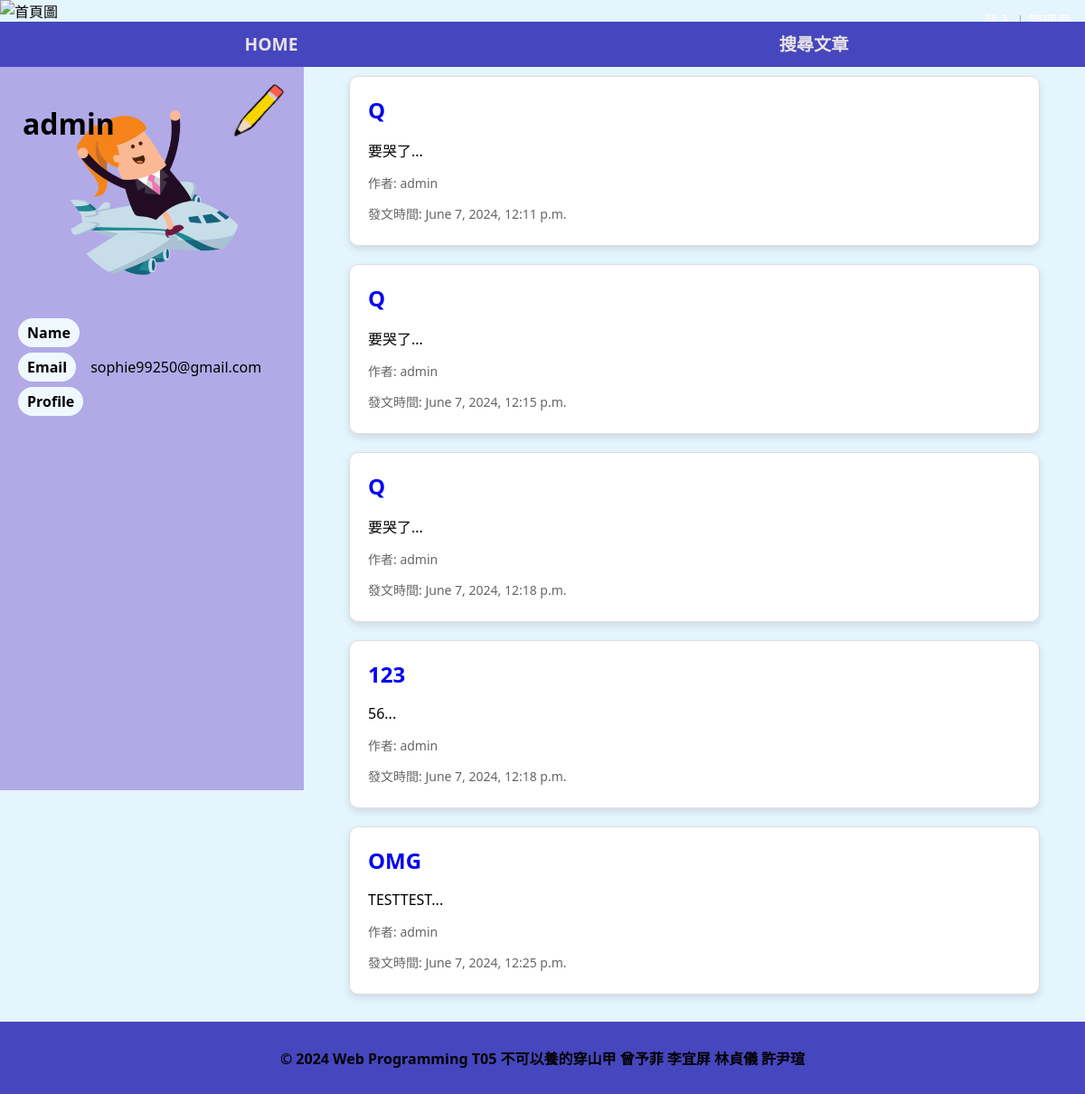
The app's page /3928749988/personal/ with its own data.
### travel/models.py (models this page shows, shortened)
class UserProfile(models.Model):
    user = models.OneToOneField(User, on_delete=models.CASCADE, related_name='profile', verbose_name="用戶")
    picture = models.ImageField(upload_to='profile_pictures/', null=True, blank=True, verbose_name="用戶頭像", help_text="請上傳1:1圖片")
    bio = models.TextField(max_length=500, blank=True, verbose_name="個人簡介")
    member_id = models.CharField(max_length=10, unique=True, verbose_name="會員編號", blank=True, help_text="系統將自動生成十碼會員編號")

class Post(models.Model):
    user = models.ForeignKey(User, on_delete=models.CASCADE, related_name='posts', verbose_name="發文者")
    title = models.CharField(max_length=20, verbose_name="文章標題")
    description = models.TextField(verbose_name="文章內容")
    created_at = models.DateTimeField(default=timezone.now, verbose_name="發文時間")
    pictures = models.ManyToManyField(Picture, related_name='posts', verbose_name="內文圖片")

### travel/views.py (the view)
# urls.py: path('<str:member_id>/personal/', views.personal, name = 'personal'),
def personal(request, member_id):
    member_profile = get_object_or_404(UserProfile, member_id=member_id)
    posts = Post.objects.filter(user=member_profile.user)
    context = {
      'posts': posts,
      'user': member_profile,
    }
    return render(request, 'personal.html', context)

### travel/templates/personal.html (shortened to what this page needs)
{% extends 'Mama.html' %}
{% load static %}
{% block CSS %}
    <link rel="stylesheet" type="text/css" href="{% static 'css/detail.css' %}">
    <link rel="stylesheet" type="text/css" href="{% static 'css/home.css' %}">
{% endblock %}
{% block content %}
    <div class="row">
        <div class="about">
            <h1>{{ user.user.username }}</h1>
            <img class="head" src={{user.picture.url}} alt="{{ user.user.username }}的頭貼"><br><br>
            <p><b>Name</b>&ensp;&ensp;{{ user.user.first_name }} {{ user.user.last_name }}</p>
            <p><b>Email</b>&ensp;&ensp;{{ user.user.email }}</p>
            <b>Profile</b>
            <a href="edit/"><img class="edit" src="{% static 'picture/pencil.png' %}" alt="編輯"></a>
        </div>
        <div class="article">
            {% for post in posts %}
                <div class="post-item">
                    <h2 class="post-title"><a class="post" href="/post_detail/{{ post.id }}">{{ post.title }}</a></h2>
                    <p class="post-description">{{ post.description|slice:":30" }}...</p>
                    <p class="post-author">作者: {{ post.user.username }}</p>
                    <p class="post-date">發文時間: {{ post.created_at }}</p>
                </div>
            {% endfor %}
        </div>
    </div>
{% endblock %}

### static/css/mama.css (style rules this page uses)
* { box-sizing: border-box; font-family: system-ui, -apple-system, BlinkMacSystemFont, 'Segoe UI', Roboto, Oxygen, Ubuntu, Cantarell, 'Open Sans', 'Helvetica Neue', sans-serif; }
body { margin: 0; padding: 0; display: flex; flex-direction: column; }

### static/css/detail.css (style rules this page uses)
* { box-sizing: border-box; }
body { margin: 0; padding: 0; }
.row { display: flex; min-height: 100vh; }
.about { float: left; width: 28%; background-color: rgb(177, 170, 231); padding: 20px; position: relative; padding-top: 40px; height: 100vh; }
.head { border-radius: 50%; width: 200px; max-width: 80%; height: auto; margin-left: 17%; }
.about h1 { position: absolute; left: 25px; top: 20px; z-index: 10; }
.about b { background-color: aliceblue; padding: 5px 10px; border-radius: 50px; }
.article { float: left; padding: 10px 50px; width: 72%; }
.row::after { content: ""; display: table; clear: both; }
.edit { position: absolute; top: 17px; right: 20px; z-index: 10; width: 65px; height: auto; }

### static/css/home.css (style rules this page uses)
.post-item { background-color: #ffffff; border: 1px solid #ddd; margin-bottom: 20px; border-radius: 10px; padding: 20px; box-shadow: 0 4px 8px rgba(0, 0, 0, 0.1); }
.post-title { font-size: 24px; margin-top: 0; margin-bottom: 10px; }
body { background-color: #e5f5fd; }
a.post { text-decoration:none }
.post-description { font-size: 16px; margin-bottom: 10px; }
.post-author, .post-date { font-size: 14px; color: #666; margin-bottom: 5px; }

### records on screen
UserProfile: user.username "admin", picture (picture), user.email "sophie99250@gmail.com"
Post: title "Q", description "要哭了", user.username "admin", created_at "June 7, 2024, 12:11 p.m."
Post: title "Q", description "要哭了", user.username "admin", created_at "June 7, 2024, 12:15 p.m."
Post: title "Q", description "要哭了", user.username "admin", created_at "June 7, 2024, 12:18 p.m."
Post: title "123", description "56", user.username "admin", created_at "June 7, 2024, 12:18 p.m."
Post: title "OMG", description "TESTTEST", user.username "admin", created_at "June 7, 2024, 12:25 p.m."
